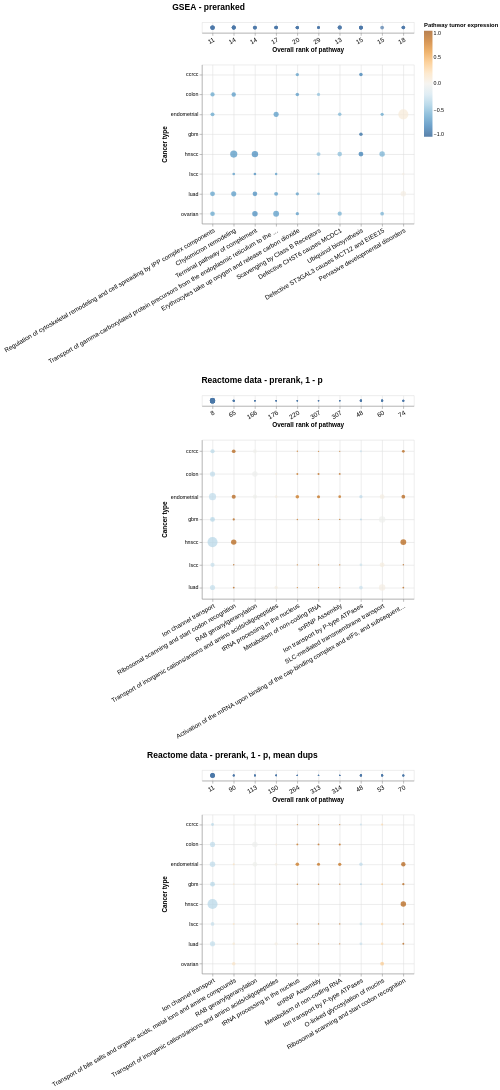

Source (notebook cell):
### Code cell
alt.vconcat(
    plot_top_ten(STEP09_FILE_PATH, STEP01_FILE_PATH, "GSEA - preranked")[0],
    plot_top_ten(STEP11_FILE_PATH, STEP01_FILE_PATH, "Reactome data - prerank, 1 - p")[0],
    plot_top_ten(STEP12_FILE_PATH, STEP01_FILE_PATH, "Reactome data - prerank, 1 - p, mean dups")[0]
).configure_axis(
    grid=True
).configure_title(
    fontSize=16,
    anchor="middle",
    offset=20
).resolve_scale(
    size="independent"
)
